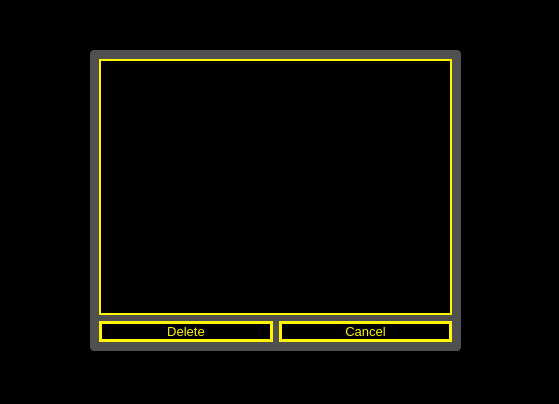
<?xml version="1.0" encoding="UTF-8"?>
<ui version="4.0">
 <class>DeletePilot</class>
 <widget class="QDialog" name="DeletePilot">
  <property name="geometry">
   <rect>
    <x>0</x>
    <y>0</y>
    <width>559</width>
    <height>404</height>
   </rect>
  </property>
  <property name="windowTitle">
   <string>Dialog</string>
  </property>
  <property name="styleSheet">
   <string notr="true">* {
	font-size: 10pt;
}

QDialog {
	
	background-color: rgb(0, 0, 0);
}


QPushButton {
	background-color: rgb(0, 0, 0);
	color: rgb(255, 246, 0);
	border: 3px solid #fff600;
}

QPushButton:hover {
	background-color: #fff600;
	color: black;
}

QListView {
    background-color: black;
	border: 2px solid #fff600; 
}

QListView {
    show-decoration-selected: 1; /* make the selection span the entire width of the view */
}

QListView::item {
	color: #fff600;
	border-bottom: 1px solid #fff600;
}

QListView::item:alternate {
    background: #EEEEEE;
}

QListView::item:selected {
    border: 1px solid #fff600;
}

QListView::item:selected:!active {
    background: qlineargradient(x1: 0, y1: 0, x2: 0, y2: 1,
                                stop: 0 #ABAFE5, stop: 1 #8588B2);
}

QListView::item:selected:active {
    background: #fff600;
	color: black;
}

QListView::item:hover {
    background: qlineargradient(spread:pad, x1:0, y1:0, x2:1, y2:1, stop:0.181818 rgba(255, 255, 0, 255), stop:0.857955 rgba(0, 0, 0, 255));
	color: black;
}

#frame {
	
	background-color: rgb(255, 255, 255, 80);
	border-radius: 4px;
}
</string>
  </property>
  <widget class="QFrame" name="frame">
   <property name="geometry">
    <rect>
     <x>90</x>
     <y>50</y>
     <width>371</width>
     <height>301</height>
    </rect>
   </property>
   <property name="frameShape">
    <enum>QFrame::StyledPanel</enum>
   </property>
   <property name="frameShadow">
    <enum>QFrame::Raised</enum>
   </property>
   <layout class="QVBoxLayout" name="verticalLayout_2">
    <item>
     <widget class="QListView" name="listView"/>
    </item>
    <item>
     <layout class="QHBoxLayout" name="horizontalLayout_4">
      <item>
       <widget class="QPushButton" name="pushButton">
        <property name="text">
         <string>Delete</string>
        </property>
       </widget>
      </item>
      <item>
       <widget class="QPushButton" name="pushButton_2">
        <property name="text">
         <string>Cancel</string>
        </property>
       </widget>
      </item>
     </layout>
    </item>
   </layout>
  </widget>
 </widget>
 <resources/>
 <connections/>
</ui>
